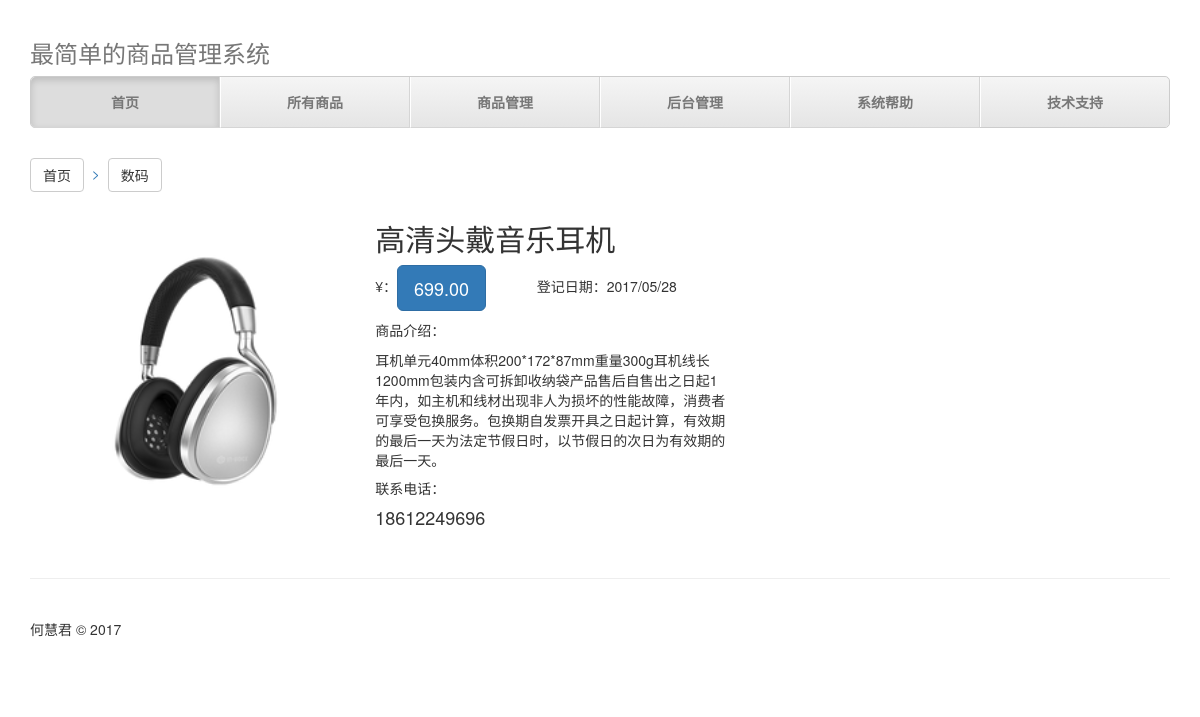
The app's page /11/ with its own data.
### commodity/models.py (models this page shows, shortened)
class Commondity(models.Model):
    CommodityName = models.CharField('商品名称', max_length=100)
    CommodityCategory = models.CharField('商品类别', max_length=50, blank=True)
    CommodityPrice = models.DecimalField('商品价格', max_digits=11, decimal_places=2)
    CommondityImage = models.ImageField('商品图片', upload_to='static/upload/', default='static/image/no-img.jpg')
    CommodityDateTime = models.DateTimeField('登记日期', auto_now_add=True)
    CommodityContent = models.TextField('商品说明', blank=True, null=True)
    CommondityContactMobile = models.CharField('联系电话', max_length=11, blank=True, null=True)
    class Meta:
        verbose_name = '商品' #给模型起个更好听的名字，这儿相当于进行了汉化。
        verbose_name_plural = '所有商品'
        ordering = ['-CommodityDateTime']

### commodity/views.py (the view)
# urls.py: url( r'^(?P<id>\d+)/$',views.detail, name='detail'),
def detail(request, id):
    try:
        post = Commondity.objects.get(id=str(id))
    except Commondity.DoesNotExist:
        raise Http404
    return render(request, 'post.html', {'post': post})

### commodity/templates/post.html
{% extends "base.html" %}
{% block content %}
<div class="container">
    <div class="row">
        <div class="col-md-4">
            <div>
                <p>&nbsp;</p>
            </div>
            <p><a class="btn btn-default" role="button" href="{% url 'index' %}">首页 </a>
                <a>&nbsp;>&nbsp;</a> <a class="btn btn-default" role="button">{{ post.CommodityCategory }} </a>
            <table width="700" border="0">
                <tbody>
                <tr>
                    <td width="277" rowspan="4"><img src="../{{ post.CommondityImage.url}}" height="330" width="330"/>
                    </td>
                    <td width="339" height="36"><h2>{{ post.CommodityName }}</h2>
                    </td>
                </tr>
                <tr>
                    <td height="41">¥：<a class="btn btn-primary btn-lg" role="button">{{ post.CommodityPrice }}</a>
                        &nbsp;&nbsp;&nbsp;&nbsp;&nbsp;&nbsp;&nbsp;&nbsp;&nbsp;&nbsp;&nbsp;
                        登记日期：{{ post.CommodityDateTime|date:"Y/m/d" }}
                    </td>
                </tr>
                <tr>
                    <td height="167"><p>商品介绍：</p>
            {{ post.CommodityContent }}</td>
                </tr>
                <tr>
                    <td height="51">联系电话：<h4>{{ post.CommondityContactMobile }}</h4></td>
                </tr>
                </tbody>
            </table>
        </div>
    </div>
</div>
{% endblock %}

### static/css/justified-nav.css (style rules this page uses)
body { padding-top: 20px; }

### records on screen
Commondity: CommodityCategory "数码", CommondityImage (picture), CommodityName "高清头戴音乐耳机", CommodityPrice "699.00", CommodityDateTime "2017/05/28", CommodityContent "耳机单元40mm体积200*172*87mm重量300g耳机线长1200mm包装内含可拆卸收纳袋产品售后自售出之日起1年内，如主机和线材出现非人为损坏的性能故障，消费者可享受包换服务。包换期自发票开具之日起计算，有效期的最后一天为法定节假日时，以节假日的次日为有效期的最后一天。", CommondityContactMobile "18612249696"
